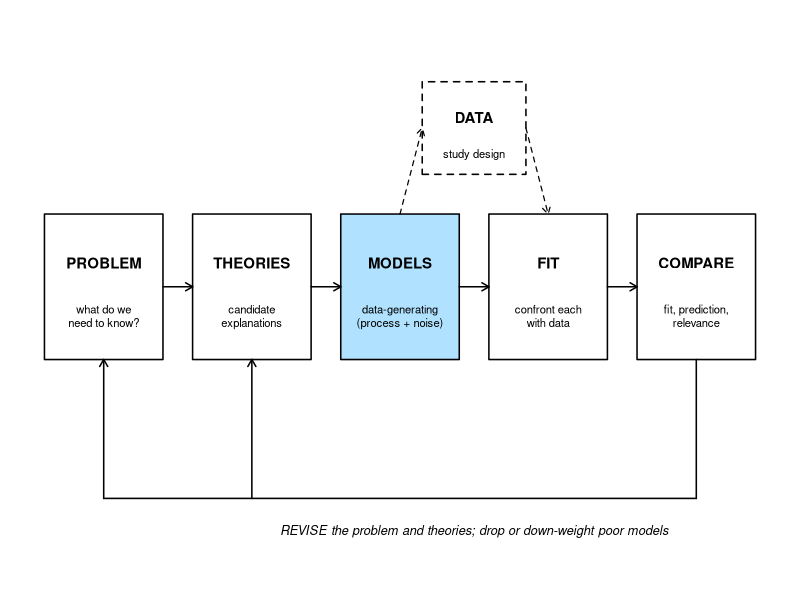
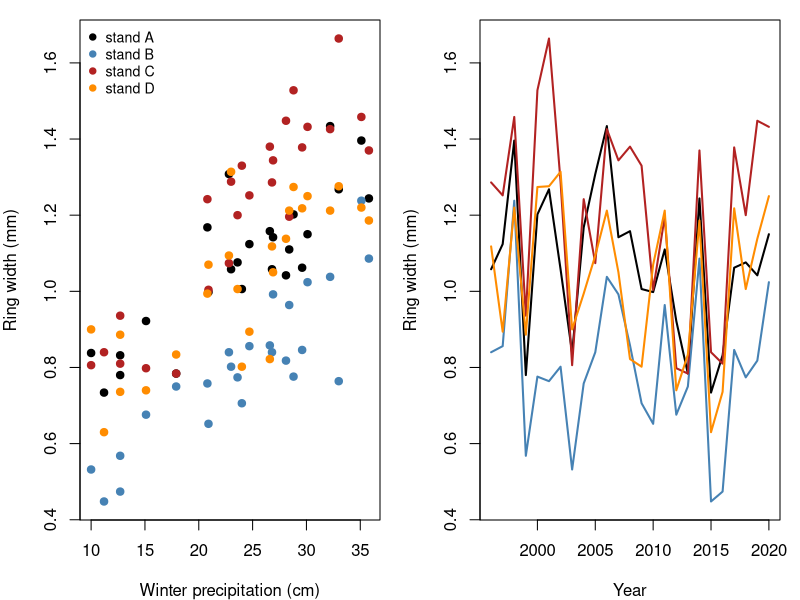
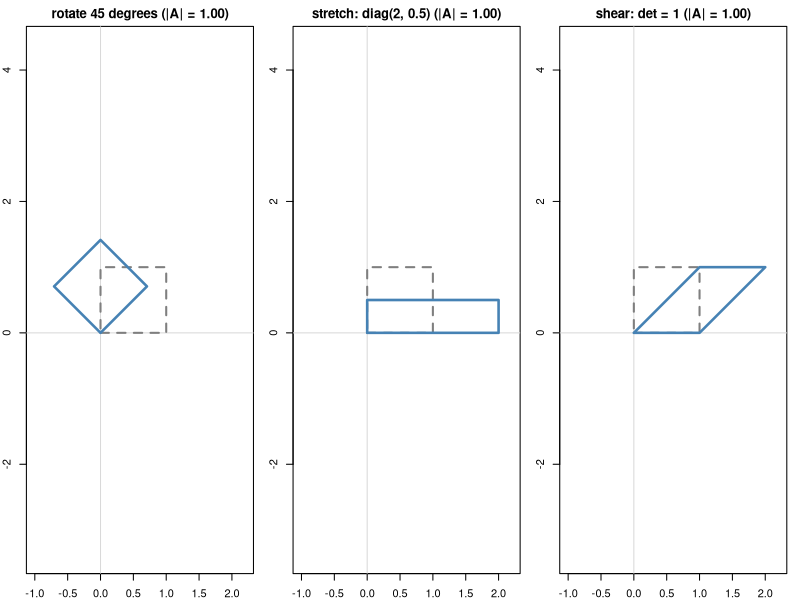
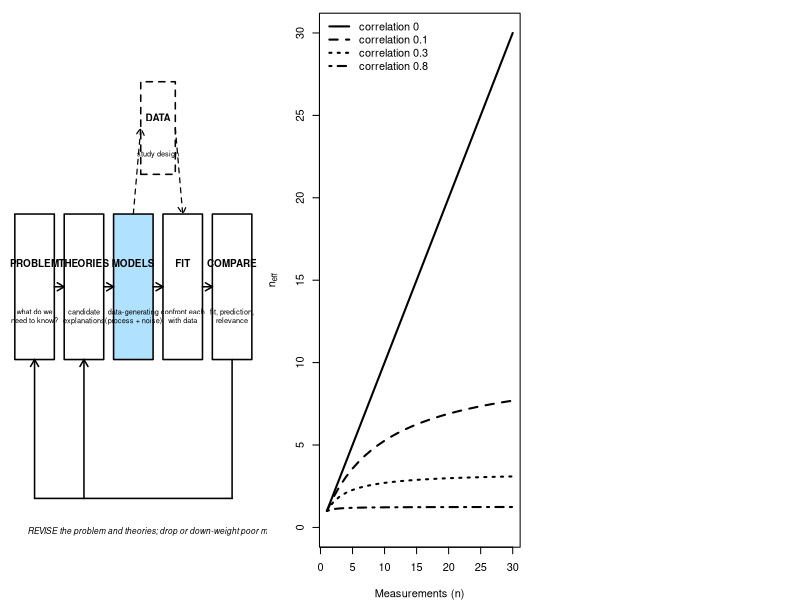
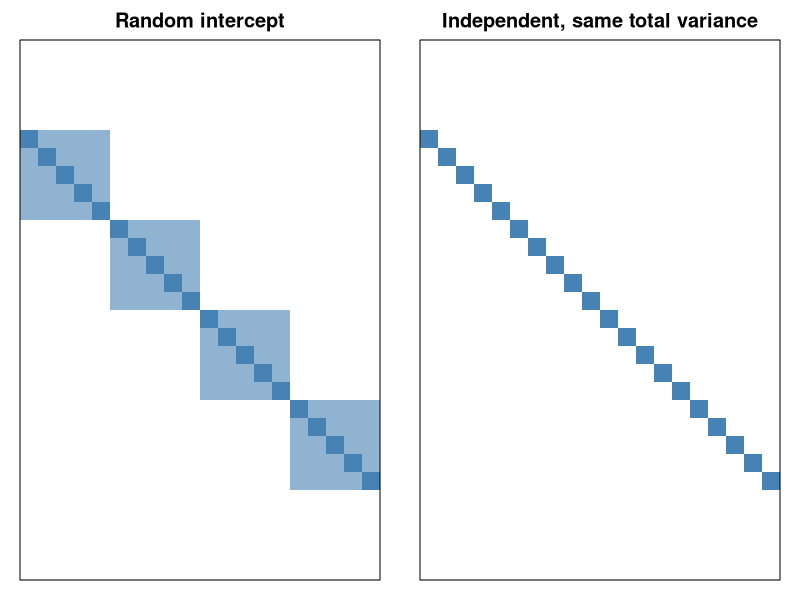

Source code (R) for these figures, in order:
## ---- chunk 1
knitr::opts_chunk$set(echo = TRUE, warning = FALSE, message = FALSE,
                      fig.width = 7, fig.height = 4.5, fig.align = "center")

widget <- function(file) htmltools::includeHTML(file.path("widgets", file))
f1 <- function(v) formatC(v, format = "f", digits = 1)
f2 <- function(v) formatC(round(v, 2) + 0, format = "f", digits = 2)
f3 <- function(v) formatC(round(v, 3) + 0, format = "f", digits = 3)
## ---- chunk 2
# scientific workflow schematic; 'highlight' shades one box
draw_workflow <- function(highlight = NULL, cex = 0.9) {
  boxes <- c("PROBLEM", "THEORIES", "MODELS", "FIT", "COMPARE")
  subs <- c("what do we\nneed to know?", "candidate\nexplanations",
            "data-generating\n(process + noise)", "confront each\nwith data",
            "fit, prediction,\nrelevance")
  x <- seq(1, 9, by = 2)
  y <- 2
  w <- 0.8
  h <- 0.55
  shade <- function(lab) if (!is.null(highlight) && lab == highlight) "lightskyblue1" else "white"
  par(mar = c(0, 0, 0, 0))
  plot(NA, xlim = c(0, 10), ylim = c(-0.2, 4), axes = FALSE, xlab = "", ylab = "")
  for (i in seq_along(boxes)) {
    rect(x[i] - w, y - h, x[i] + w, y + h, col = shade(boxes[i]), lwd = 1.5)
    text(x[i], y + 0.18, boxes[i], font = 2, cex = cex)
    text(x[i], y - 0.22, subs[i], cex = cex * 0.75)
  }
  arrows(x[-5] + w, y, x[-1] - w, y, length = 0.08, lwd = 1.5)
  rect(6 - 0.7, 3.2 - 0.35, 6 + 0.7, 3.2 + 0.35, lty = 2, lwd = 1.5)
  text(6, 3.28, "DATA", font = 2, cex = cex)
  text(6, 3.0, "study design", cex = cex * 0.75)
  arrows(x[3], y + h, 6 - 0.7, 3.2, length = 0.08, lty = 2, lwd = 1.2)
  arrows(6 + 0.7, 3.2, x[4], y + h, length = 0.08, lty = 2, lwd = 1.2)
  segments(x[5], y - h, x[5], 0.4, lwd = 1.5)
  segments(x[5], 0.4, x[1], 0.4, lwd = 1.5)
  arrows(x[c(1, 2)], 0.4, x[c(1, 2)], y - h, length = 0.08, lwd = 1.5)
  text(6, 0.15, "REVISE the problem and theories; drop or down-weight poor models",
       cex = cex * 0.85, font = 3)
}

# heatmap of a covariance or correlation matrix (row 1 at the top)
show_matrix <- function(M, main = "", zlim = c(-1, 1) * max(abs(M))) {
  n <- nrow(M)
  pal <- colorRampPalette(c("firebrick", "white", "steelblue"))(101)
  par(mar = c(1, 1, 2, 1))
  image(seq_len(n), seq_len(n), t(M[n:1, ]), col = pal, zlim = zlim, axes = FALSE,
        xlab = "", ylab = "", main = main, asp = 1)
  box()
}
## ---- chunk 3
draw_workflow("MODELS")
## ---- chunk 4
# pinyon ring widths (mm): 4 stands x 5 trees x 25 years; simulated
set.seed(21)
years <- 1996:2020
n_yr <- length(years)
precip <- round(rgamma(n_yr, shape = 9, scale = 22 / 9), 1)   # winter precipitation (cm)
stand_eff <- rnorm(4, 0, 0.12)
ar_dev <- matrix(0, 4, n_yr)            # shared year-to-year deviations within each stand
for (j in 1:4) {
  ar_dev[j, 1] <- rnorm(1, 0, 0.08 / sqrt(1 - 0.6^2))
  for (t in 2:n_yr) ar_dev[j, t] <- 0.6 * ar_dev[j, t - 1] + rnorm(1, 0, 0.08)
}
rings <- expand.grid(year = years, tree = 1:5, stand = LETTERS[1:4])
rings$tree_id <- paste0(rings$stand, rings$tree)
tree_eff <- setNames(rnorm(20, 0, 0.1), unique(rings$tree_id))
j <- match(rings$stand, LETTERS)
t <- match(rings$year, years)
rings$precip <- precip[t]
rings$width <- round(0.35 + stand_eff[j] + tree_eff[rings$tree_id] + 0.025 * rings$precip +
                       ar_dev[cbind(j, t)] + rnorm(nrow(rings), 0, 0.1), 2)

# stand chronologies: mean of the 5 trees in each stand and year
chron <- aggregate(width ~ stand + year + precip, data = rings, FUN = mean)
chron <- chron[order(chron$stand, chron$year), ]
head(chron)
## ---- chunk 5
par(mfrow = c(1, 2), mar = c(4, 4, 1, 1))
cols <- c("black", "steelblue", "firebrick", "darkorange")
plot(width ~ precip, data = chron, col = cols[as.integer(chron$stand)], pch = 19,
     xlab = "Winter precipitation (cm)", ylab = "Ring width (mm)")
legend("topleft", paste("stand", LETTERS[1:4]), col = cols, pch = 19, bty = "n", cex = 0.85)
plot(NA, xlim = range(years), ylim = range(chron$width), xlab = "Year",
     ylab = "Ring width (mm)")
for (s in 1:4) {
  sub <- chron[chron$stand == LETTERS[s], ]
  lines(sub$year, sub$width, col = cols[s], lwd = 2)
}
## ---- chunk 6
# ANCOVA: one intercept per stand (a[1:4]), shared slope b; sigma on the log scale
nll_ancova <- function(par, dat) {
  a <- par[1:4]
  b <- par[5]
  sigma <- exp(par[6])
  mu <- a[as.integer(dat$stand)] + b * dat$precip
  -sum(dnorm(dat$width, mu, sigma, log = TRUE))
}
chron$stand <- factor(chron$stand)
fit_ancova <- optim(c(rep(0.5, 4), 0, log(0.1)), nll_ancova, dat = chron,
                    method = "BFGS", control = list(maxit = 1000))
fit_lm <- lm(width ~ 0 + stand + precip, data = chron)   # 0 + : one intercept per stand

cbind(optim = fit_ancova$par[1:5], lm = coef(fit_lm))
c(optim = exp(fit_ancova$par[6]), lm = summary(fit_lm)$sigma)
## ---- chunk 7
fit_precip <- lm(width ~ precip, data = chron)
fit_slopes <- lm(width ~ 0 + stand * precip, data = chron)   # one slope per stand
anova(fit_precip, fit_lm)    # do stands differ, given precipitation?
anova(fit_lm, fit_slopes)    # same precipitation slope in every stand?
## ---- chunk 8
test_stand <- anova(fit_precip, fit_lm)
test_slopes <- anova(fit_lm, fit_slopes)
sd_stand_only <- summary(lm(width ~ stand, data = chron))$sigma
## ---- chunk 9
rows_1996 <- chron$year == 1996
model.matrix(~ 0 + stand + precip, data = chron)[rows_1996, ]   # one column per stand
model.matrix(~ stand + precip, data = chron)[rows_1996, ]       # R's default coding
coef(lm(width ~ stand + precip, data = chron))
## ---- chunk 10
tree_means <- aggregate(width ~ stand + tree_id, data = rings, FUN = mean)
set.seed(5)
tree_means$cones <- rpois(20, exp(-0.5 + 3 * tree_means$width))

# Poisson GLM by hand: log(mu) = a + b * width
nll_pois <- function(par) {
  -sum(dpois(tree_means$cones, exp(par[1] + par[2] * tree_means$width), log = TRUE))
}
fit_pois <- optim(c(0, 1), nll_pois, method = "BFGS")
fit_glm <- glm(cones ~ width, family = poisson, data = tree_means)
cbind(optim = fit_pois$par, glm = coef(fit_glm))
## ---- chunk 11
fit_nls <- nls(width ~ a * precip / (b + precip), data = chron,
               start = list(a = 1.5, b = 20))
coef(fit_nls)
## ---- chunk 12
A <- matrix(c(2, 1, 0, 3, -1, 4), nrow = 2)
A
dim(A)
A[2, 3]     # row 2, column 3
## ---- chunk 13
X <- model.matrix(~ stand + precip, data = chron)
beta_hat <- coef(lm(width ~ stand + precip, data = chron))
mu_hat <- X %*% beta_hat               # 100 x 5 times 5 x 1 = 100 x 1
all.equal(as.vector(mu_hat), unname(fitted(lm(width ~ stand + precip, data = chron))))
## ---- chunk 14
XtX <- t(X) %*% X
XtX                                      # 5 x 5
beta_ne <- solve(XtX, t(X) %*% chron$width)   # solves XtX beta = Xty
cbind(normal_eq = as.vector(beta_ne), lm = beta_hat)
## ---- chunk 15
library(mvtnorm)
r <- resid(fit_lm)
sigma_mle <- sqrt(mean(r^2))
c(sum_dnorm = sum(dnorm(r, 0, sigma_mle, log = TRUE)),
  dmvnorm = dmvnorm(r, rep(0, 100), sigma_mle^2 * diag(100), log = TRUE))
## ---- chunk 16
V_ok <- matrix(c(4, 1, 1, 2), 2)       # variances 4 and 2, covariance 1
eigen(V_ok)$values
## ---- chunk 17
sq <- rbind(c(0, 1, 1, 0, 0), c(0, 0, 1, 1, 0))
mats <- list("rotate 45 degrees" = matrix(c(cos(pi / 4), sin(pi / 4), -sin(pi / 4), cos(pi / 4)), 2),
             "stretch: diag(2, 0.5)" = diag(c(2, 0.5)),
             "shear: det = 1" = matrix(c(1, 0, 1, 1), 2))
par(mfrow = c(1, 3), mar = c(2, 2, 2, 1))
for (nm in names(mats)) {
  M <- mats[[nm]]
  plot(NA, xlim = c(-1, 2.2), ylim = c(-0.6, 1.6), asp = 1, xlab = "", ylab = "",
       main = sprintf("%s (|A| = %s)", nm, f2(det(M))))
  abline(h = 0, v = 0, col = "grey85")
  polygon(sq[1, ], sq[2, ], border = "grey50", lty = 2, lwd = 2)
  tq <- M %*% sq
  polygon(tq[1, ], tq[2, ], border = "steelblue", lwd = 2.5)
}
## ---- chunk 18
draw_workflow("MODELS")
## ---- chunk 19
n_seq <- 1:30
par(mar = c(4, 4, 1, 1))
plot(NA, xlim = c(1, 30), ylim = c(0, 30), xlab = "Measurements (n)",
     ylab = expression(n[eff]))
rhos <- c(0, 0.1, 0.3, 0.8)
for (k in seq_along(rhos)) {
  lines(n_seq, n_seq / (1 + (n_seq - 1) * rhos[k]), lwd = 2, lty = k)
}
legend("topleft", paste("correlation", rhos), lty = seq_along(rhos), lwd = 2, bty = "n")
## ---- chunk 20
y_tree <- tree_means$width
Z <- model.matrix(~ 0 + stand, data = tree_means)
ZZt <- Z %*% t(Z)
V_ri <- function(sigma_b, sigma) sigma_b^2 * ZZt + sigma^2 * diag(20)
V_ri(0.12, 0.1)[1:7, 1:7]     # first stand's block, and the start of the next
## ---- chunk 21
par(mfrow = c(1, 2))
show_matrix(V_ri(0.12, 0.1), main = "Random intercept")
show_matrix((0.12^2 + 0.1^2) * diag(20), main = "Independent, same total variance")
## ---- chunk 22
nll_ri <- function(par) {
  V <- V_ri(exp(par[2]), exp(par[3]))
  -dmvnorm(y_tree, rep(par[1], 20), V, log = TRUE)
}
fit_ri <- optim(c(mean(y_tree), log(0.1), log(0.1)), nll_ri, method = "BFGS")
c(mu = fit_ri$par[1], sigma_b = exp(fit_ri$par[2]), sigma = exp(fit_ri$par[3]))

library(lme4)
fit_lmer <- lmer(width ~ 1 + (1 | stand), data = tree_means, REML = FALSE)
fixef(fit_lmer)
as.data.frame(VarCorr(fit_lmer))[, c("grp", "sdcor")]
## ---- chunk 23
sb_hat <- exp(fit_ri$par[2])
s_hat <- exp(fit_ri$par[3])
icc <- sb_hat^2 / (sb_hat^2 + s_hat^2)
